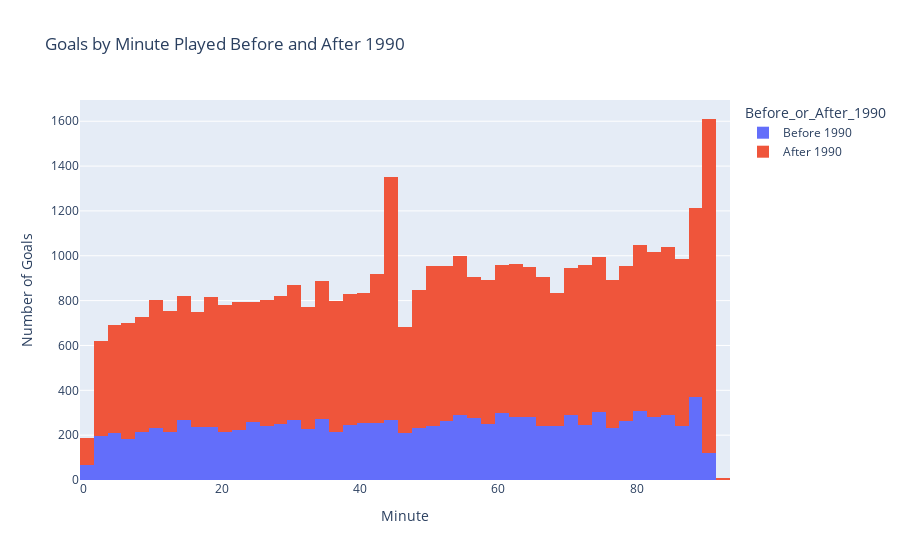

The code cell stored with this chart in its notebook:
### Markdown cell above
Now we will look at the amount of goals per each minute played comparing both of the eras before and after 1990. For games after 1990, we could see a steady increase in each half up until a large spike at the whistle, with the most goals being within the 90-91 minute mark. Whereas before 1990, the goals over time are more evenly distributed throughout the game with a steady increase toward the end. 

This chart shows how players adapted over time when it came to maintaining stamina throughout a game and conserving it for the times it matters most- when you're at the brink of eternal glory or saving your squad from elimation.

### Code cell
import plotly.express as px
import matplotlib.pyplot as plt
import pandas as pd

goals_csv = pd.read_csv("data/goalscorers.csv")

goals_csv = goals_csv[goals_csv['minute'] <= 92]

goals_csv.loc[goals_csv['date'] <= '1990', 'Before_or_After_1990'] = 'Before 1990'
goals_csv.loc[goals_csv['date'] > '1990', 'Before_or_After_1990'] = 'After 1990'

fig = px.histogram(goals_csv, x="minute", nbins= 90, color = 'Before_or_After_1990', title="Goals by Minute Played Before and After 1990")

fig.update_layout(xaxis_title="Minute", yaxis_title="Number of Goals")
fig.show()

### Figure 1 — Plotly figure (JSON) as saved in the notebook; plotly's stock layout.template omitted (floating-point values rounded to 4 significant figures; data arrays with more than 128 entries replaced by an {"elided": "..."} marker saying what was removed)
{"data": [{"alignmentgroup": "True", "bingroup": "x", "hovertemplate": "Before_or_After_1990=Before 1990<br>minute=%{x}<br>count=%{y}<extra></extra>", "legendgroup": "Before 1990", "marker": {"color": "#636efa", "pattern": {"shape": ""}}, "name": "Before 1990", "nbinsx": 90, "offsetgroup": "Before 1990", "orientation": "v", "showlegend": true, "x": {"elided": "11310 int values"}, "xaxis": "x", "yaxis": "y", "type": "histogram"}, {"alignmentgroup": "True", "bingroup": "x", "hovertemplate": "Before_or_After_1990=After 1990<br>minute=%{x}<br>count=%{y}<extra></extra>", "legendgroup": "After 1990", "marker": {"color": "#EF553B", "pattern": {"shape": ""}}, "name": "After 1990", "nbinsx": 90, "offsetgroup": "After 1990", "orientation": "v", "showlegend": true, "x": {"elided": "29328 int values"}, "xaxis": "x", "yaxis": "y", "type": "histogram"}], "layout": {"xaxis": {"anchor": "y", "domain": [0, 1], "title": {"text": "Minute"}}, "yaxis": {"anchor": "x", "domain": [0, 1], "title": {"text": "Number of Goals"}}, "legend": {"title": {"text": "Before_or_After_1990"}, "tracegroupgap": 0}, "title": {"text": "Goals by Minute Played Before and After 1990"}, "barmode": "relative"}}
